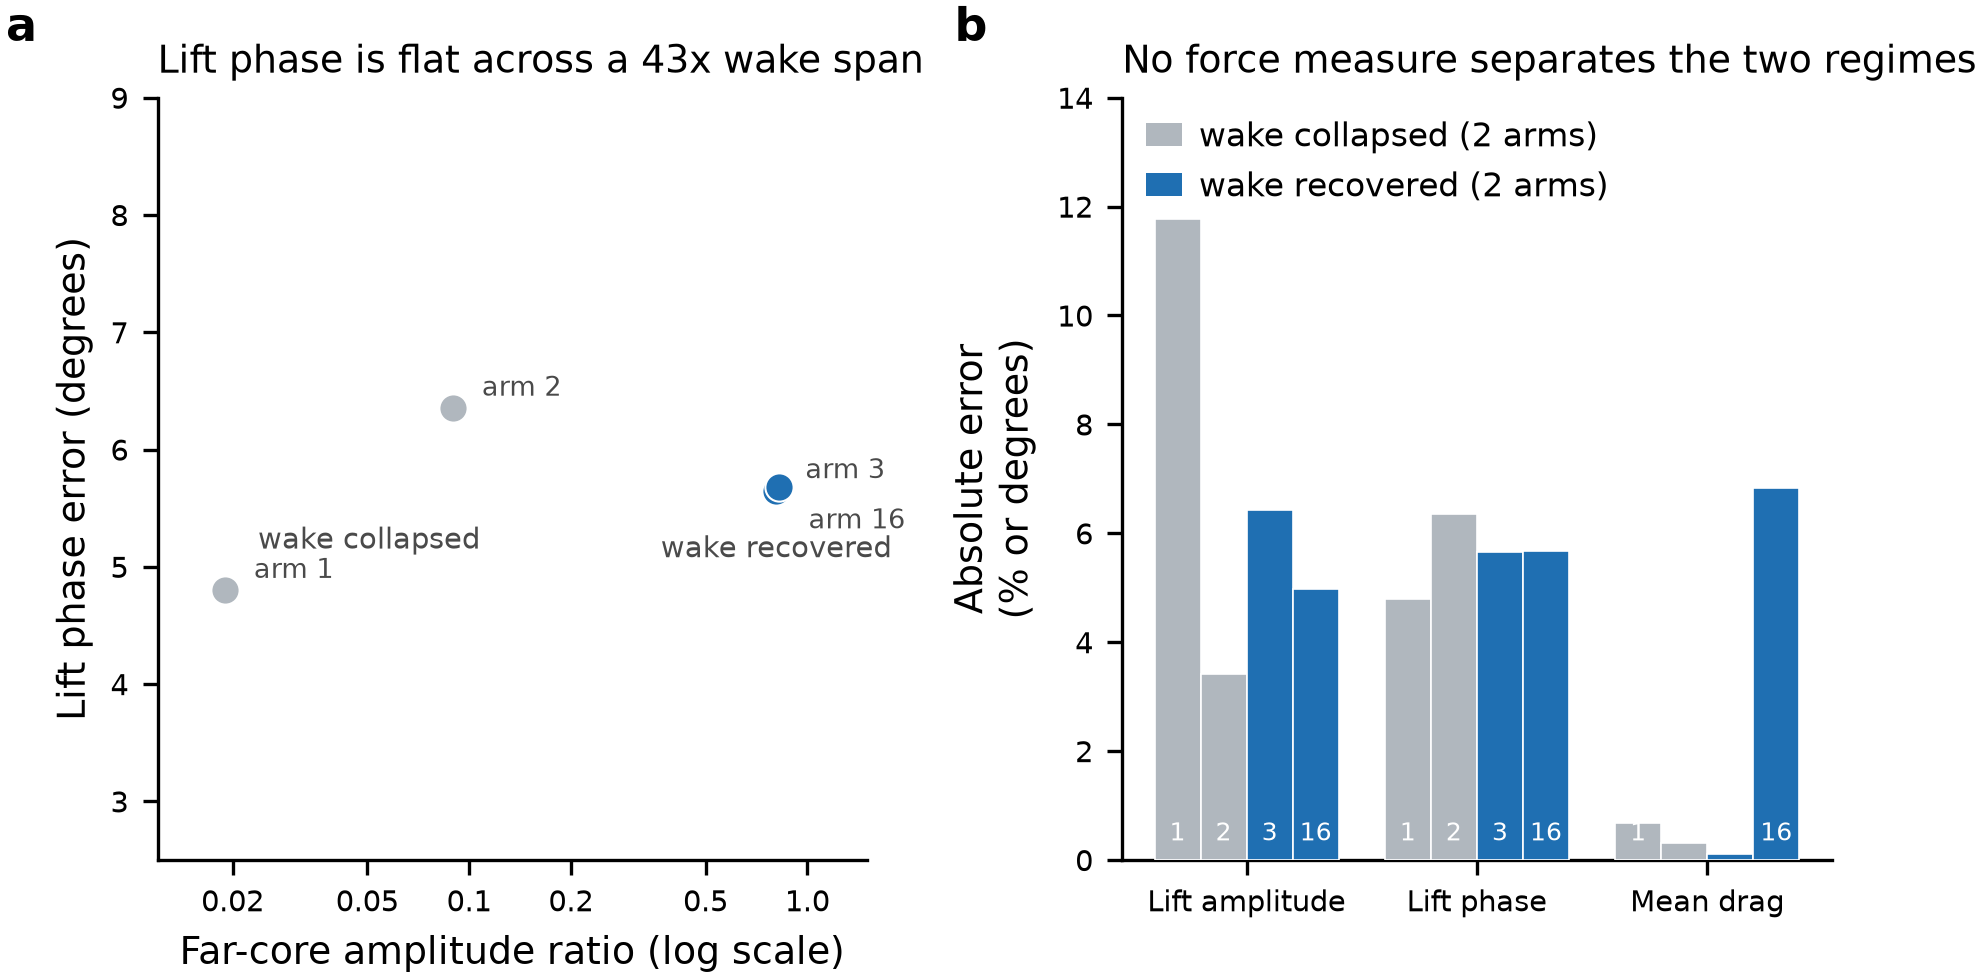

Write Python code to recreate this figure.
"""Figure 4 - integrated forces do not diagnose the wake.

One sentence this figure must make true:
    Lift and drag are reproduced to within a few percent whether or not the
    oscillating wake was recovered, so force error cannot detect the collapse.

Only four arms have force diagnostics computed (1, 2, 3, 16); this is stated in
the caption and the panel, and no other arm is implied.
"""
import os
import sys

sys.path.insert(0, os.path.dirname(os.path.abspath(__file__)))

import matplotlib.pyplot as plt
import numpy as np
import pandas as pd
from fig_common import (load, style, save, panel_letter, check_overlaps,
                        C_COLLAPSED, C_RECOVERED, C_REF, COLLAPSE_AMP)

style()
df = load()
FE = os.path.join(os.path.dirname(os.path.abspath(__file__)),
                  "..", "force_error_summary.csv")
fe = pd.read_csv(FE)
fe["arm_n"] = [int(s.split()[0]) for s in fe.arm]
fe = fe.merge(df[["arm", "amp_far_core", "regime"]], left_on="arm_n",
              right_on="arm", how="left")

NAME = {1: "32 taps (baseline)", 2: "32 taps + vorticity flux",
        3: "32 taps + prior", 16: "prior, no freestream BC, no Adam"}

fig, (ax, ax2) = plt.subplots(1, 2, figsize=(7.2, 3.3),
                              gridspec_kw=dict(wspace=0.36))

col = lambda r: C_COLLAPSED if r.amp_far_core < COLLAPSE_AMP else C_RECOVERED

# ---------------------------------------------------------------- panel a
# Lift phase error against wake amplitude. The x-axis spans 43x; the y-axis
# spans 1.6 degrees. That flatness is the result.
for _, r in fe.iterrows():
    ax.scatter(r.amp_far_core, abs(r.CL_phase_err_deg), s=46, color=col(r),
               edgecolor="white", linewidth=0.5, zorder=3)
    # Arms 3 and 16 sit within 0.03 degrees of each other and would read as a
    # single mark; label each point with its arm so all four are countable.
    ax.annotate(f"arm {r.arm_n}", (r.amp_far_core, abs(r.CL_phase_err_deg)),
                xytext=(7, 3 if r.arm_n != 16 else -10),
                textcoords="offset points", fontsize=6.5, color=C_REF)
ax.set_xscale("log")
ax.set_xticks([0.02, 0.05, 0.1, 0.2, 0.5, 1.0])
ax.set_xticklabels(["0.02", "0.05", "0.1", "0.2", "0.5", "1.0"])
ax.minorticks_off()
ax.set_xlabel("Far-core amplitude ratio (log scale)")
ax.set_ylabel("Lift phase error (degrees)")
ax.set_ylim(2.5, 9)
ax.set_xlim(0.012, 1.5)
ax.set_title("Lift phase is flat across a 43x wake span")
ax.annotate("wake collapsed", xy=(fe[fe.arm_n == 1].amp_far_core.iloc[0], 4.80),
            xytext=(8, 10), textcoords="offset points", fontsize=7,
            color=C_REF, ha="left")
ax.annotate("wake recovered", xy=(fe[fe.arm_n == 3].amp_far_core.iloc[0], 5.65),
            xytext=(0, -16), textcoords="offset points", fontsize=7,
            color=C_REF, ha="center")

# ---------------------------------------------------------------- panel b
# Same four arms, the three force error measures side by side.
metrics = [("Lift amplitude", "CL_amp_err_pct"),
           ("Lift phase", "CL_phase_err_deg"),
           ("Mean drag", "CD_mean_err_pct")]
x = np.arange(len(metrics))
w = 0.2
for j, (_, r) in enumerate(fe.sort_values("amp_far_core").iterrows()):
    off = (j - 1.5) * w
    vals = [abs(r[k]) for _, k in metrics]
    ax2.bar(x + off, vals, w, color=col(r), zorder=3,
            edgecolor="white", linewidth=0.4)
    # Four bars per group in two colours: name each so a bar is traceable.
    for xi, v in zip(x + off, vals):
        ax2.text(xi, 0.25, f"{r.arm_n}", ha="center", va="bottom",
                 fontsize=6, color="white", zorder=4)
ax2.set_xticks(x)
ax2.set_xticklabels([n for n, _ in metrics])
ax2.set_ylabel("Absolute error\n(% or degrees)")
ax2.set_title("No force measure separates the two regimes")
ax2.set_ylim(0, 14)
ax2.bar(np.nan, np.nan, color=C_COLLAPSED, label="wake collapsed (2 arms)")
ax2.bar(np.nan, np.nan, color=C_RECOVERED, label="wake recovered (2 arms)")
ax2.legend(loc="upper left", handlelength=1.1, handletextpad=0.5,
           borderpad=0.2)

panel_letter(ax, "a", dx=-0.17, dy=1.06)
panel_letter(ax2, "b", dx=-0.19, dy=1.06)

fig.canvas.draw()
bad = check_overlaps(fig)
if bad:
    print("text collisions:", bad)
print(save(fig, "fig4_force_blind"))
